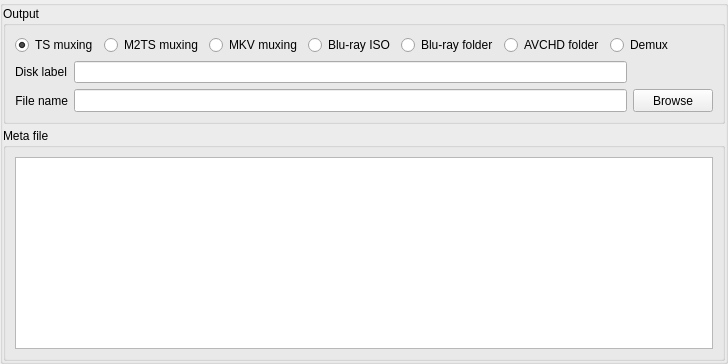
     <widget class="QGroupBox" name="groupBox">
      <property name="sizePolicy">
       <sizepolicy hsizetype="Preferred" vsizetype="Maximum">
        <horstretch>0</horstretch>
        <verstretch>0</verstretch>
       </sizepolicy>
      </property>
      <property name="title">
       <string/>
      </property>
      <property name="flat">
       <bool>true</bool>
      </property>
      <layout class="QVBoxLayout" name="verticalLayout_13">
       <property name="spacing">
        <number>4</number>
       </property>
       <property name="margin">
        <number>0</number>
       </property>
       <item>
        <widget class="QGroupBox" name="groupBox_4">
         <property name="sizePolicy">
          <sizepolicy hsizetype="Preferred" vsizetype="Fixed">
           <horstretch>0</horstretch>
           <verstretch>0</verstretch>
          </sizepolicy>
         </property>
         <property name="title">
          <string>Output</string>
         </property>
         <layout class="QVBoxLayout" name="verticalLayout_2">
          <item>
           <layout class="QHBoxLayout" name="horizontalLayout_7">
            <item>
             <widget class="QRadioButton" name="radioButtonTS">
              <property name="sizePolicy">
               <sizepolicy hsizetype="Fixed" vsizetype="Fixed">
                <horstretch>0</horstretch>
                <verstretch>0</verstretch>
               </sizepolicy>
              </property>
              <property name="text">
               <string>TS muxing</string>
              </property>
              <property name="checked">
               <bool>true</bool>
              </property>
             </widget>
            </item>
            <item>
             <widget class="QRadioButton" name="radioButtonM2TS">
              <property name="sizePolicy">
               <sizepolicy hsizetype="Fixed" vsizetype="Fixed">
                <horstretch>0</horstretch>
                <verstretch>0</verstretch>
               </sizepolicy>
              </property>
              <property name="text">
               <string>M2TS muxing</string>
              </property>
             </widget>
            </item>
            <item>
             <widget class="QRadioButton" name="radioButtonMKV">
              <property name="sizePolicy">
               <sizepolicy hsizetype="Fixed" vsizetype="Fixed">
                <horstretch>0</horstretch>
                <verstretch>0</verstretch>
               </sizepolicy>
              </property>
              <property name="text">
               <string>MKV muxing</string>
              </property>
             </widget>
            </item>
            <item>
             <widget class="QRadioButton" name="radioButtonBluRayISO">
              <property name="text">
               <string>Blu-ray ISO</string>
              </property>
             </widget>
            </item>
            <item>
             <widget class="QRadioButton" name="radioButtonBluRay">
              <property name="sizePolicy">
               <sizepolicy hsizetype="Fixed" vsizetype="Fixed">
                <horstretch>0</horstretch>
                <verstretch>0</verstretch>
               </sizepolicy>
              </property>
              <property name="text">
               <string>Blu-ray folder</string>
              </property>
             </widget>
            </item>
            <item>
             <widget class="QRadioButton" name="radioButtonAVCHD">
              <property name="text">
               <string>AVCHD folder</string>
              </property>
             </widget>
            </item>
            <item>
             <widget class="QRadioButton" name="radioButtonDemux">
              <property name="sizePolicy">
               <sizepolicy hsizetype="Fixed" vsizetype="Fixed">
                <horstretch>0</horstretch>
                <verstretch>0</verstretch>
               </sizepolicy>
              </property>
              <property name="text">
               <string>Demux</string>
              </property>
             </widget>
            </item>
            <item>
             <spacer name="horizontalSpacer_4">
              <property name="orientation">
               <enum>Qt::Horizontal</enum>
              </property>
              <property name="sizeHint" stdset="0">
               <size>
                <width>40</width>
                <height>20</height>
               </size>
              </property>
             </spacer>
            </item>
           </layout>
          </item>
          <item>
           <layout class="QGridLayout" name="gridLayout_11">
            <item row="0" column="0">
             <widget class="QLabel" name="DiskLabel">
              <property name="text">
               <string>Disk label</string>
              </property>
             </widget>
            </item>
            <item row="0" column="1">
             <widget class="QLineEdit" name="DiskLabelEdit"/>
            </item>
            <item row="1" column="0">
             <widget class="QLabel" name="FilenameLabel">
              <property name="text">
               <string>File name</string>
              </property>
              <property name="alignment">
               <set>Qt::AlignRight|Qt::AlignTrailing|Qt::AlignVCenter</set>
              </property>
             </widget>
            </item>
            <item row="1" column="1">
             <widget class="QLineEdit" name="outFileName">
              <property name="minimumSize">
               <size>
                <width>0</width>
                <height>23</height>
               </size>
              </property>
             </widget>
            </item>
            <item row="1" column="2">
             <widget class="QPushButton" name="btnBrowse">
              <property name="minimumSize">
               <size>
                <width>75</width>
                <height>23</height>
               </size>
              </property>
              <property name="text">
               <string>Browse</string>
              </property>
             </widget>
            </item>
           </layout>
          </item>
         </layout>
        </widget>
       </item>
       <item>
        <widget class="QGroupBox" name="groupBox_2">
         <property name="minimumSize">
          <size>
           <width>0</width>
           <height>100</height>
          </size>
         </property>
         <property name="maximumSize">
          <size>
           <width>16777215</width>
           <height>1000000</height>
          </size>
         </property>
         <property name="title">
          <string>Meta file</string>
         </property>
         <layout class="QVBoxLayout" name="verticalLayout_6">
          <item>
           <widget class="QPlainTextEdit" name="memoMeta">
            <property name="undoRedoEnabled">
             <bool>false</bool>
            </property>
            <property name="readOnly">
             <bool>true</bool>
            </property>
            <property name="textInteractionFlags">
             <set>Qt::TextSelectableByKeyboard|Qt::TextSelectableByMouse</set>
            </property>
           </widget>
          </item>
         </layout>
        </widget>
       </item>
      </layout>
     </widget>
